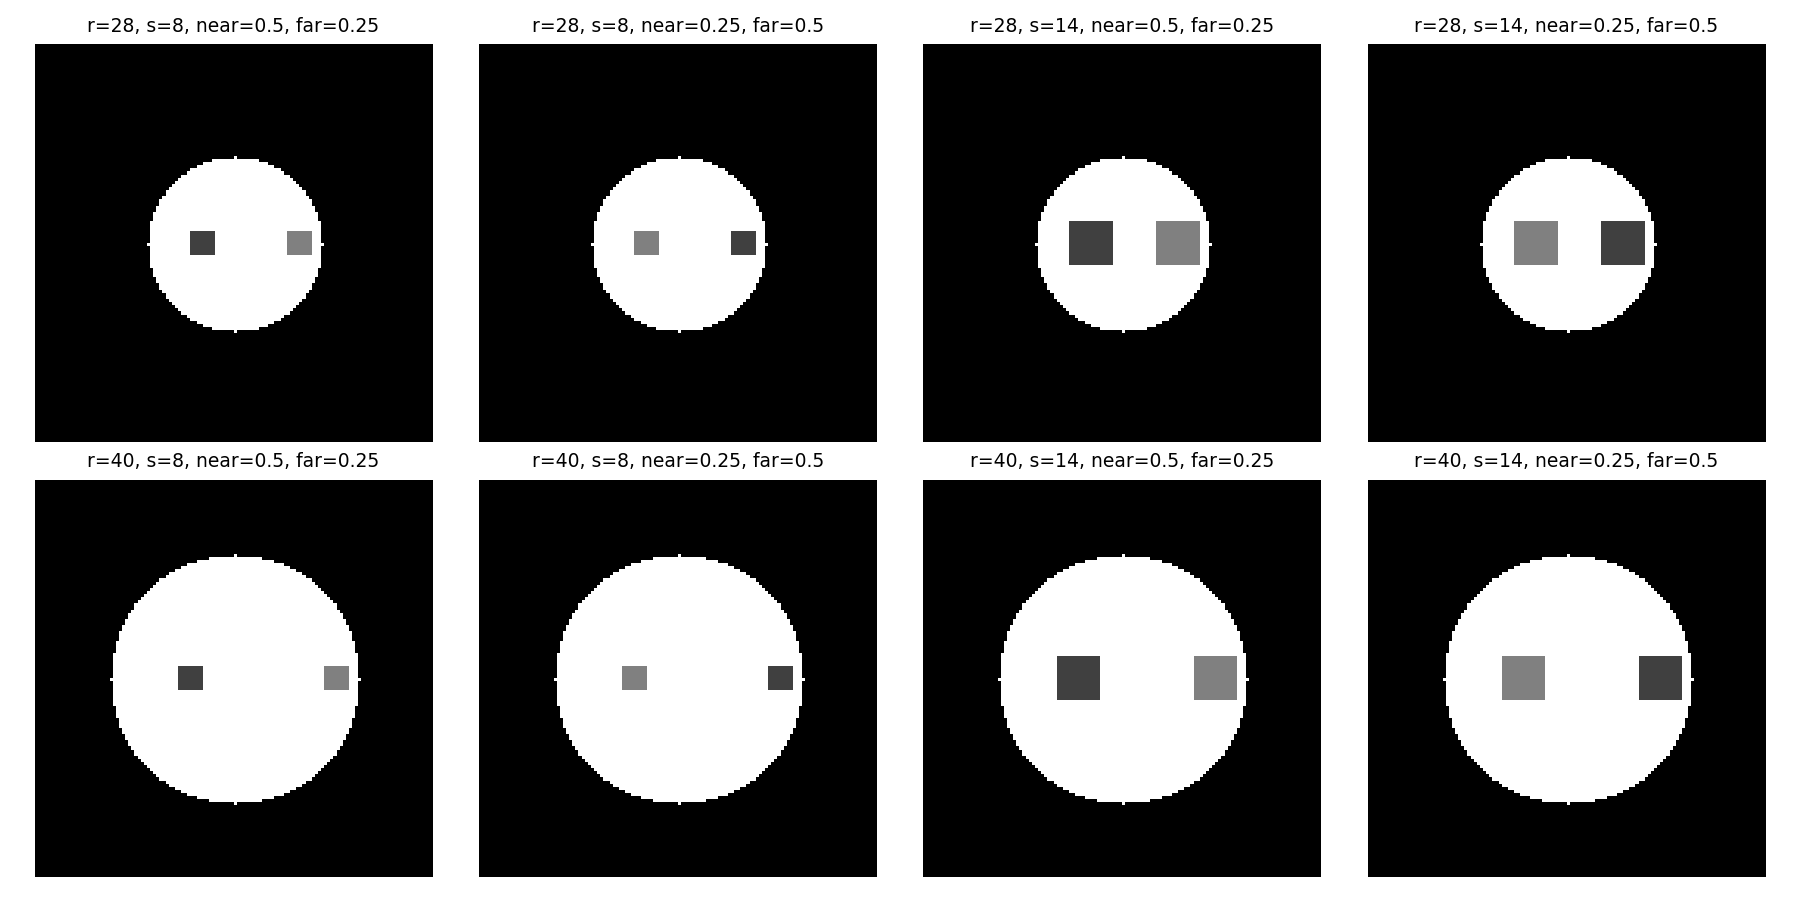

The script that saved this image:
from __future__ import annotations

import sys
from pathlib import Path

import matplotlib.pyplot as plt

PROJECT_ROOT = Path(__file__).resolve().parents[1]
if str(PROJECT_ROOT) not in sys.path:
    sys.path.insert(0, str(PROJECT_ROOT))

from local_conv_attention import generate_disc_square_image, make_disc_square_types


def main() -> None:
    specs = make_disc_square_types()
    fig, axes = plt.subplots(2, 4, figsize=(12, 6))
    for axis, spec in zip(axes.flat, specs):
        image = generate_disc_square_image(spec)[0]
        axis.imshow(image, cmap="gray", vmin=0.0, vmax=1.0)
        axis.set_title(
            f"r={spec.radius}, s={spec.square_size}, near={spec.near_density}, far={spec.far_density}",
            fontsize=9,
        )
        axis.axis("off")
    fig.tight_layout()
    output_path = PROJECT_ROOT / "examples" / "demo_synthetic_disc_square_data.png"
    fig.savefig(output_path, dpi=150)
    plt.close(fig)
    print(f"Saved {output_path}")


if __name__ == "__main__":
    main()
